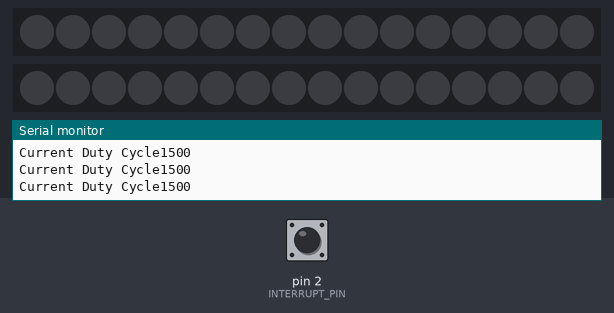
Simulated run of this sketch. Board: Arduino Uno, built with avr-gcc and run on an emulated ATmega328P. On the bench: 2 × 16 RGB LEDs in strip order, left to right, the last lines printed to the serial monitor. Inputs (shaded band) come from the test bench; at power-on: pin 2 (INTERRUPT_PIN) LOW.

Above: at 1.2 s.
1.3 s: pin 2 (INTERRUPT_PIN) pulled HIGH for 1 s
At 2.78 s:
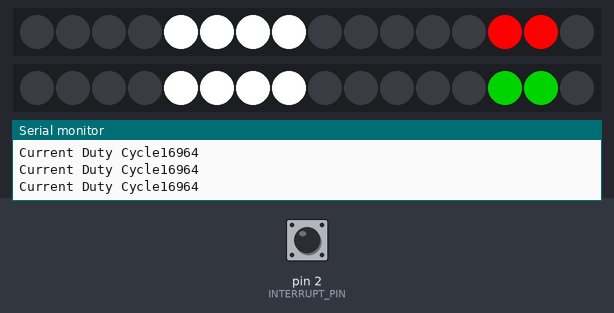
2.9 s: pin 2 (INTERRUPT_PIN) pulled HIGH for 3.2 s
At 3.08 s:
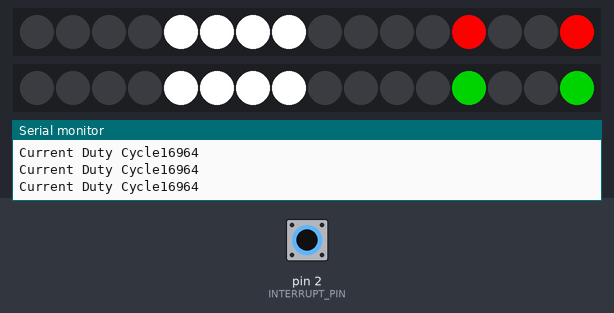
Timing chart, 0 to 5.9 s (numbered marks = the images above; inputs shaded):
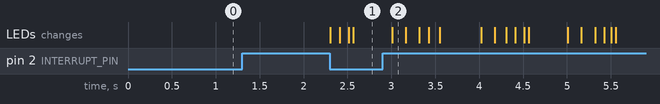

Measured:
- after the input at 1.3 s, the LEDs: first change after 1.0 s (image 1 shows a later state)

The sketch:

FirstarLights_RadioControlled.ino
```cpp
#include "FastLED.h"

#define LED_PIN_LEFT    6        //Data pins for bitbashing the instructions to the WS2811 LEDS I'm using.
#define LED_PIN_RIGHT   5        // two strips of LEDs to make the wiring simpler and lighter on the plane
#define COLOR_ORDER     GRB      // GREEN RED BLUE byte order
#define CHIPSET         WS2811   //WS2811 LED chipset.  takes a bitbashed signal on the middle wire to set RGB for each LED on the strip
#define NUM_LEDS        16       //16 LEDS on each wing.
#define BRIGHTNESS      255      // Maximum brightness is 255/255, set to max so we can control it elsewhere.

// Define the arrays of LEDs
CRGB LEDS_LEFT[NUM_LEDS];
CRGB LEDS_RIGHT[NUM_LEDS];

//DEFINITIONS FOR READING A PWM SIGNAL FROM AN RC RECEIVER
#define INTERRUPT 0
#define INTERRUPT_PIN 2           //interrupt index is 0, which refers to physical pin 2 on the arduino
#define PULSE_WIDTH_NEUTRAL 1500  //pulse width, in microseconds, which describes neutral, or 90/180 degrees rotation to the servo

volatile int dutyCycle = PULSE_WIDTH_NEUTRAL;
volatile unsigned long pulseStartTime = 0;


///////SETUP FUNCTION
void setup()
{
   FastLED.addLeds<CHIPSET, LED_PIN_LEFT, COLOR_ORDER>(LEDS_LEFT, NUM_LEDS).setCorrection( TypicalLEDStrip );
   FastLED.addLeds<CHIPSET, LED_PIN_RIGHT, COLOR_ORDER>(LEDS_RIGHT, NUM_LEDS).setCorrection( TypicalLEDStrip );

   FastLED.setBrightness( BRIGHTNESS );

   attachInterrupt(INTERRUPT, readPWM, CHANGE);
   Serial.begin(9600);
  }
////END SETUP FUNCTION

void loop()
{

  Serial.print("Current Duty Cycle");
  Serial.println(dutyCycle);


  /*
    WS2811 LEDS 0-11 are strobes mounted under the leading edges of the wings
    WS2811 LEDS 12-15 are the nav lights on the tips of the undersides of the wings
  */
/*
 int lightMode = map(dutyCycle, 1000,2000, 0, 4); //Lazily remap the pwm signal to a 0-4 state so I don't have to deal with PWM measurment our output bounce and I don't have to mess with if else if else if for half the code.

  if(dutyCycle > 2050) //means we're out of normal PWM signal range, means a fault or the receiver is disconnected.
    lightMode = 0;

*/
  if(dutyCycle < 1010)
    basicNavLights();

  else if(dutyCycle < 1260)
    neeNaw();

  else if(dutyCycle < 1510)
    lightsOff();

  else if(dutyCycle < 1760)
      allGreen();

  else if(dutyCycle < 2010)
      allRed();

  else
     basicNavLights();

  FastLED.show();
  delay(10);


}

void basicNavLights()
{
  long splitSecond = millis() % 1000;

  LEDS_LEFT [12] = LEDS_LEFT [15] = splitSecond < 500 ? CRGB::Red : CRGB::Black;
  LEDS_LEFT [13] = LEDS_LEFT [14] = splitSecond < 500 ? CRGB::Black : CRGB::Red;
  //Swap which Leds are illuminated based on the time.
  //this creates a flashing/growing & shrinking effect that makes them more visible.

  LEDS_RIGHT[12] = LEDS_RIGHT[15] = splitSecond < 500 ? CRGB::Green : CRGB::Black;
  LEDS_RIGHT[13] = LEDS_RIGHT[14] = splitSecond < 500 ? CRGB::Black : CRGB::Green;

  if(splitSecond < 550 && splitSecond > 400 || splitSecond < 300 && splitSecond > 150)
  {
    for(int i = 0; i < 12; i++)
    {
      LEDS_LEFT[i] = LEDS_RIGHT[i] = CRGB::White;
    }
  }
  else
  {
    for(int i = 0; i < 12; i++)
    {
      LEDS_LEFT[i] = LEDS_RIGHT[i] = CRGB::Black;
    }

    for(int i = 4; i < 8; i++)
    {
      LEDS_LEFT[i] = LEDS_RIGHT[i] = CRGB::White;
    }
  }
}

void neeNaw()
{
  long splitSecond = millis() % 1000;

  for(int i = 0; i < NUM_LEDS; i++)
  {
    LEDS_LEFT [i]   = splitSecond < 500 ? CRGB::Red : CRGB::Blue;
    LEDS_RIGHT [i]  = splitSecond < 500 ? CRGB::Blue : CRGB::Red;
  }

}

void lightsOff()
{
  for(int i = 0; i < NUM_LEDS; i++)
  {
    LEDS_LEFT [i]   = CRGB::Black;
    LEDS_RIGHT [i]  = CRGB::Black;
  }
}

void allGreen()
{
  for(int i = 0; i < NUM_LEDS; i++)
  {
    LEDS_LEFT [i]   = CRGB::Green;
    LEDS_RIGHT [i]  = CRGB::Green;
  }
}


void allRed()
{
  for(int i = 0; i < NUM_LEDS; i++)
  {
    LEDS_LEFT [i]   = CRGB::Red;
    LEDS_RIGHT [i]  = CRGB::Red;
  }
}


void readPWM()
{
  if(digitalRead(INTERRUPT_PIN) == HIGH)
  {
    //set start time of the leading edge of the PWM pulse using the slightly innacurate microseconds function provided by the arduino
    //under load this can become innaccurate.
    pulseStartTime = micros();
  }
  else
  {
    //falling edge of the pulse, so subtract current time from start time to get the length of the duty cycle pulse.
          dutyCycle = (int)(micros() - pulseStartTime);
  }
}
```
